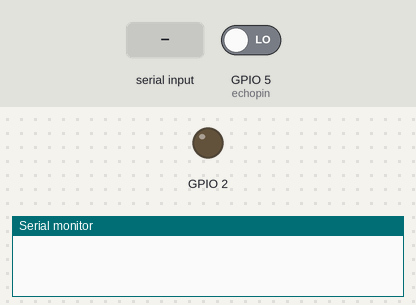
Recording of a sketch running on a simulated ESP32. On the bench: output pins drawn as LEDs (lit = HIGH), the last lines printed to the serial monitor. Inputs (shaded band) come from the test bench; at power-on: GPIO 5 (echopin) LOW. Nothing arrives over Bluetooth unless stated; pins used as bus, display or sensor lines are not drawn.

Above: at 4.2 s.
4.3 s: "1" received over the second serial link
At 6.2 s:
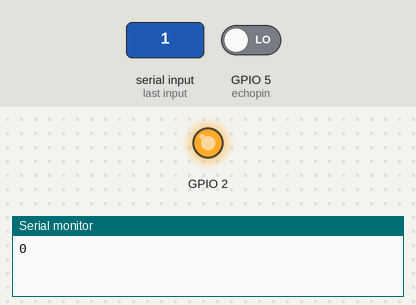
6.5 s: "0" received over the second serial link
At 8.5 s:
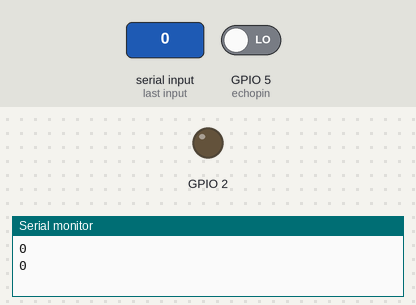
Timing chart, 0 to 10.0 s (numbered marks = the images above; inputs shaded):
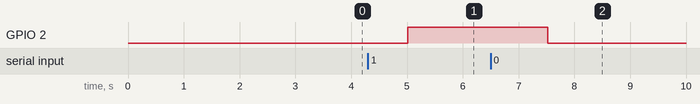

The sketch:

assgn4.ino
```cpp
#include "BluetoothSerial.h"
BluetoothSerial SerialBT;
int trigpin=4;
int echopin=5;
void setup() {
  pinMode(trigpin,OUTPUT);
  pinMode(echopin,INPUT);
  pinMode(2,OUTPUT);
  Serial.begin(115200);
  delay(3000);
  SerialBT.begin("ESP32test"); //Bluetooth device name

}

void loop(){
  digitalWrite(trigpin,LOW);
  digitalWrite(trigpin,HIGH);
  delay(10);
  digitalWrite(trigpin,LOW);
  int duration=pulseIn(echopin,HIGH);
  int distance=(duration*0.034)/2;
  SerialBT.write(distance);
  delay(1000);
  Serial.println(distance);
  if (SerialBT.available()) {
    char a = SerialBT.read();
    if(a == '0'){
      digitalWrite(2,LOW);
     }
    else if(a == '1'){
      digitalWrite(2,HIGH);
    }
    delay(500);
   }
}
```

Measured:
- after the input at 4.3 s, GPIO 2: LOW → HIGH after 0.71 s
- after the input at 6.5 s, GPIO 2: HIGH → LOW after 1.0 s
